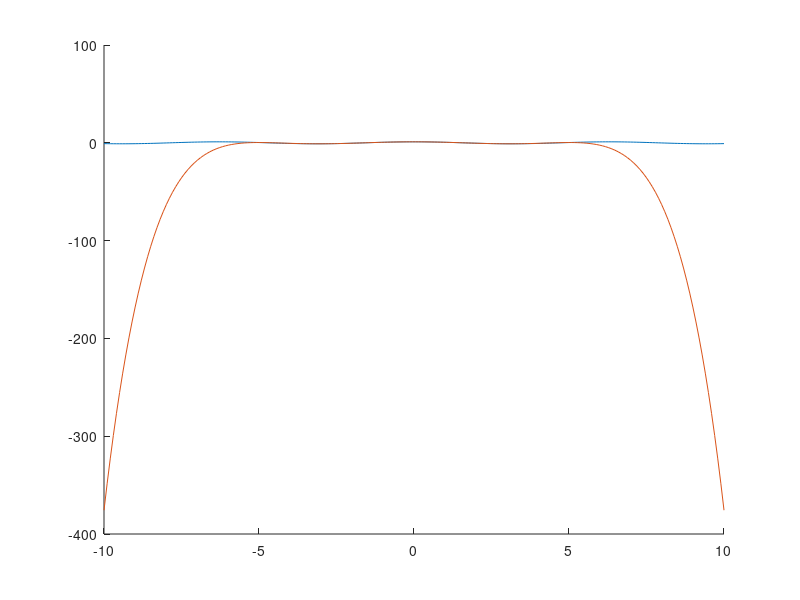

This chart was generated by the following MATLAB code:
# polynoms dividing
##[q, r] = deconv([2, -3, 4, -5, 6], [1, -3, 1])
##[q, r] = deconv([1, -3, -1, -1], [3, -2, 1])


# Gorner's table
##val = 0;
##
##function val = gorner (p, x)
##  val = zeros(length(x));
##  for i=1:length(p)
##    val .*= x;
##    val += p(i);
##  endfor
##endfunction
##
##p = [1 -2 6 -10 16];
##gorner(p, 4)
##
##p = [1 1+2i 0 -1-3i 0 7];
##gorner(p, -2-i)
##
##p = [1 0 -4 6 -8 10];
##gorner(p, 2)


# Simplest fractions
##N = [1];
##D = [1 0 0 0 4];
##
##function sf (N, D)
##  [r, s, K] = residue(N, D);
##  for i=1:length(r)
##    printf("%f / (x - (%f)) + \n", r(i), s(i));
##  endfor
##  printf("0\n");
##endfunction
##
##sf(N, D)


# Vandermond
f = @(x) cos(x);
x = linspace(-5, 5, 7);
y = f(x);
P = vander(x)^(-1) * y';
X = linspace(-10, 10, 200);
yP = polyval(P, X);
yF = f(X);
hold on;
plot(X, yF);
plot(X, yP);
